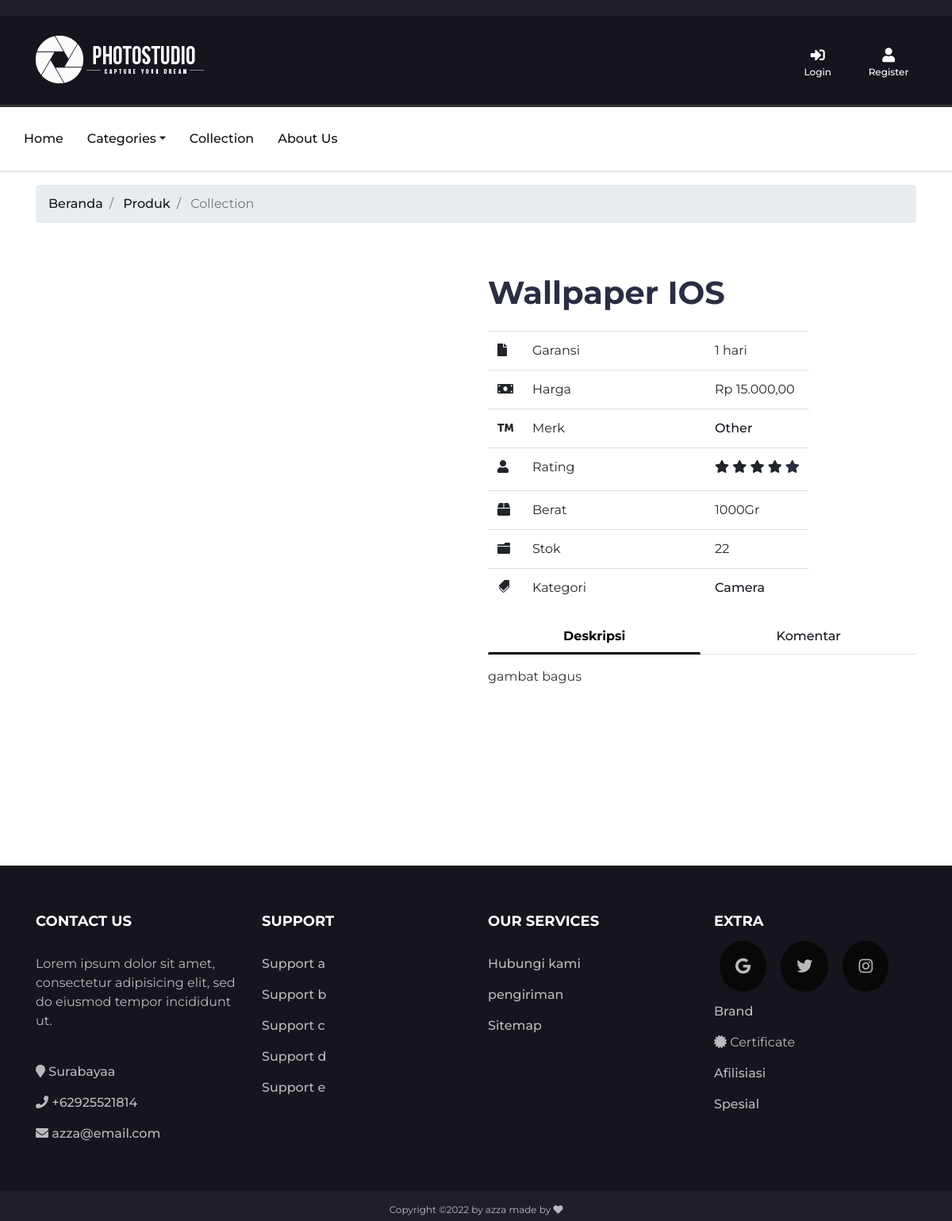
Page /Home.php?p=produk_detail&id_produk=24 on the committed database.
### tables this page shows
CREATE TABLE `tb_produk` (
  `id_produk` int(11) NOT NULL,
  `nama_produk` varchar(125) NOT NULL,
  `garansi_produk` varchar(125) NOT NULL,
  `berat_produk` int(11) NOT NULL,
  `harga_produk` int(11) NOT NULL,
  `id_kategori` int(15) NOT NULL,
  `id_merk` int(11) DEFAULT NULL,
  `deskripsi_produk` text NOT NULL,
  `stok_produk` int(15) NOT NULL,
  `diskon` int(11) DEFAULT NULL,
  `cover_produk` varchar(100) NOT NULL,
  `rating_produk` int(1) NOT NULL,
  `best_produk` enum('1','0') NOT NULL
);

CREATE TABLE `tb_merk` (
  `id_merk` int(11) NOT NULL,
  `judul_merk` varchar(45) DEFAULT NULL
);

CREATE TABLE `tb_kategori` (
  `id_kategori` int(15) NOT NULL,
  `judul_kategori` varchar(30) NOT NULL
);

### pageshome/produk_detail.php (the view, shortened to what this page needs)
<?php
$id_buku = $_GET['id_produk'];
$queryProduct = "SELECT produk.*, kat.*,merk.* FROM tb_produk produk INNER JOIN tb_kategori kat ON produk.id_kategori=kat.id_kategori join tb_merk merk on produk.id_merk = merk.id_merk
                     WHERE produk.id_produk=$id_buku";
$rsProduct = mysqli_query($konek, $queryProduct);
$row = mysqli_fetch_assoc($rsProduct);
?>
<div class="container">
<nav aria-label="breadcrumb">
  <ol class="breadcrumb align-items-center mt-3">
    <li class="breadcrumb-item"> <a href="home.php">Beranda</a></li>
    <li class="breadcrumb-item">  <a href="?p=buku&halaman=1">Produk</a></li>
    <li class="breadcrumb-item active" > Collection</li>
  </ol>
</nav>
</div>
<section class="section-wrap single-product ">
    <div class="container relative mb-5">
        <div class="row">
            <div class="col-sm-6 col-xs-12 mb-60">
                <div class="flickity  mfp-hover" id="gallery-main">
                    <div class="gallery-cell">
                    </div>
                </div>
            </div>
            <div class="col-sm-6 col-xs-12">
                <h1 class="mt-5 mb-4"><?php echo $row['nama_produk']; ?></h1>
                <div class="product_meta">
                    <table class="table table-hover table-responsive">
                        <tbody>
                            <tr>
                                <td width="5px"><i class="fa fa-file"></i></td>
                                <td>Garansi</td>
                                <td style="padding-left:150px"><?php echo $row['garansi_produk']; ?></span></td>
                            </tr>
                            <tr>
                                <td width="5px"><i class="fa fa-money"></i></td>
                                <td><span>Harga</td>
                                <td style="padding-left:150px"> <?php
                                                                $harga = number_format($row['harga_produk'], 2, ",", ".");
                                                                echo "Rp " . $harga;
                                                                ?></span></td>
                            </tr>
                            <tr>
                                <td width="5px"><i class="fa fa-trademark"></i></td>
                                <td><span>Merk</td>
                                <td style="padding-left:150px"><a href="?p=buku&id_merk=<?php echo $row['id_merk'] ?>&halaman=1" target="_blank">
                                        <?php echo $row['judul_merk']; ?></a></span></td>
                            </tr>
                            <tr>
                                <td width="5px"><i class="fa fa-user"></i></td>
                                <td><span>Rating</td>
                                <td style="padding-left:150px"> <?php
                                                                $x = $row['rating_produk'];
                                                                $j = 5 - $x;
                                                                for ($i = 0; $i < $x; $i++) {
                                                                ?>
                                        <span class="fa fa-star"></span>
                                    <?php }
                                                                for ($i = 0; $i < $j; $i++) { ?>
                                        <h4 class="fa fa-star" span>
                                        <?php } ?></span>
                                </td>
                            </tr>
                            <tr>
                                <td width="5px"><span class="fa fa-box"></span></td>
                                <td><span ">Berat</td>
                            <td style=" padding-left:150px"><?php echo $row['berat_produk']; ?>Gr</span></td>
                            </tr>
                            <tr>
                                <td width="5px"><span class="icon_folder-open"></span></td>
                                <td><span>Stok</td>
                                <td style="padding-left:150px"><?php echo $row['stok_produk']; ?></span></td>
                            </tr>
                            <tr>
                                <td width="5px"><span class="icon_tags"></span></td>
                                <td><span>Kategori</td>
                                <td style="padding-left:150px"><a href="?p=buku&id_kat=<?php echo $row['id_kategori'] ?>&halaman=1" target="_blank">
                                        <?php echo $row['judul_kategori']; ?></a></span></td>
                            </tr>
                        </tbody>
                    </table>
                    <div class="row">
                        <div class="col-md-12">
                            <div class="tabs tabs-bb">
                                <nav>
                                    <div class="nav nav-tabs nav-fill" id="nav-tab" role="tablist">
                                        <a class="nav-item nav-link active" id="nav-home-tab" data-toggle="tab" href="#tab-description" role="tab" aria-controls="nav-home" aria-selected="true">Deskripsi</a>
                                        <a class="nav-item nav-link" id="nav-contact-tab" data-toggle="tab" href="#tab-reviews" role="tab" aria-controls="nav-contact" aria-selected="false">Komentar</a>
                                    </div>
                                </nav>
                                <div class="tab-content">
                                    <div class="tab-pane fade show active" id="tab-description">
                                        <p align="justify">
                                            <?php echo htmlspecialchars_decode(stripcslashes($row['deskripsi_produk'])); ?>
                                        </p>
                                    </div>
                                </div>
                            </div>
                        </div>
                    </div>
                </div>
            </div>
        </div>
    </div>
</section>
<br><br><br>

### Home.php (shortened to what this page needs)
<!Doctype html>
<html>
<head>
    <link type="text/css" rel="stylesheet" href="css/bootstrap.min.css" />
    <link type="text/css" rel="stylesheet" href="css/style.css" />
    <link rel="stylesheet" href="css/font-icons.css" />
    <link rel="stylesheet" href="https://use.fontawesome.com/releases/v5.3.1/css/all.css">
    <link rel="stylesheet" href="https://use.fontawesome.com/releases/v5.3.1/css/all.css">
    <link href="https://cdnjs.cloudflare.com/ajax/libs/font-awesome/5.13.0/css/fontawesome.min.css" rel="stylesheet">
</head>
<body>
    <main>
        <?php
        include "inchome/navbarhome.php";
        if (isset($_GET["p"])) {
            $pages = "pageshome/" . $_GET["p"] . ".php";
            if (is_file($pages)) {
                include($pages);
            } else {
                include "pageshome/404.php";
            }
        } else {
            include "pageshome/dashboard.php";
        }
        include "inchome/footer.php";
        ?>
</body>
</html>

### inchome/navbarhome.php (shortened to what this page needs)
<header>
  <div id="header-atas"></div>
  <div id="main-header">
    <div class="container">
      <div class="row">
        <div class="col-md-9">
          <div class="header-logo">
            <a href="#" class="logo">
              <img src="./img/nav.png" alt="">
            </a>
          </div>
        </div>
        <div class="col-md-3 clearfix">
          <div class="header-ctn">
            <div>
              <a href="login.php">
                <i class="fa fa-sign-in-alt"></i>
                <span>Login</span>
              </a>
            </div>
            <div>
              <a href="register.php" onClick="return confirm ('Are you sure to register account ?')">
                <i class="fa fa-user"></i>
                <span>Register</span>
              </a>
            </div>
          </div>
        </div>
      </div>
    </div>
  </div>
  <nav id="navigation" class="navbar navbar-expand-md sticky-top">
    <div class="container">
      <div class="row">
        <div id="navbarCollapse" class="collapse navbar-collapse">
          <ul class="nav main-nav">
            <li class="nav-item">
              <a href="Home.php" class="nav-link">Home</a>
            </li>
            <li class="nav-item dropdown">
              <a href="#" class="nav-link dropdown-toggle" data-toggle="dropdown">Categories</a>
            </li>
            <li class="nav-item">
              <a href="?p=buku&halaman=1">Collection</a>
            </li>
            <li class="nav-item">
              <a href="?p=about">About Us</a>
            </li>
          </ul>
        </div>
      </div>
    </div>
  </nav>
</header>

### inchome/footer.php (shortened to what this page needs)
<footer id="footer">
    <div class="section">
      <div class="container">
        <div class="row">
          <div class="col-md-3">
            <div class="footer">
              <h3 class="footer-title">Contact Us</h3>
              <p>Lorem ipsum dolor sit amet, consectetur adipisicing elit, sed do eiusmod tempor incididunt ut.</p>
              <ul class="footer-links">
                <br>
                <li><a href="#"><i class="fa fa-map-marker"></i> Surabayaa</a></li>
                <li><a href="#"><i class="fa fa-phone"></i> +62925521814</a></li>
                <li><a href="#"><i class="fa fa-envelope"></i> azza@email.com</a></li>
              </ul>
            </div>
          </div>
          <div class="col-md-3">
            <div class="footer">
              <h3 class="footer-title">Support</h3>
              <ul class="footer-links">
                <li><a href="#">Support a</a></li>
                <li><a href="#">Support b</a></li>
                <li><a href="#">Support c</a></li>
                <li><a href="#">Support d</a></li>
                <li><a href="#">Support e</a></li>
              </ul>
            </div>
          </div>
          <div class="col-md-3">
            <div class="footer">
              <h3 class="footer-title">Our Services</h3>
              <ul class="footer-links">
                <li><a href="#">Hubungi kami</a></li>
                <li><a href="#">pengiriman</a></li>
                <li><a href="#">Sitemap</a></li>
              </ul>
            </div>
          </div>
          <div class="col-md-3">
            <div class="footer">
              <h3 class="footer-title">Extra</h3>
              <ul class="footer-links">
                <ul class="social-network social-circle">
                  <li><a href="#" class="icon-social" title="Facebook"><i class="fab fa-google"></i></a></li>
                  <li><a href="#" class="icon-social" title="Linkedin"><i class="fab fa-twitter"></i></a></li>
                  <li><a href="#" class="icon-social" title="Linkedin"><i class="fab fa-instagram"></i></a></li>
                </ul>
                <ul class="footer-links" style="margin-top:30px">
                  <li><a href="#">Brand</a></li>
                  <li><a href="#"><i class="fa fa-certificate" aria-hidden="true"></i></a> Certificate</li>
                  <li><a href="#">Afilisiasi</a></li>
                  <li><a href="#">Spesial</a></li>
                </ul>
            </div>
          </div>
        </div>
      </div>
    </div>
    <div id="bottom-footer" class="section">
      <div class="container">
        <div class="row">
          <div class="col-md-12 text-center ">
            <span class="copyright ">
              Copyright &copy; by azza made by <i class="fa fa-heart" aria-hidden="true"></i></a>
            </span>
          </div>
        </div>
      </div>
    </div>
  </footer>
</body>

### css/style.css (style rules this page uses)
body { font-family: 'Montserrat', sans-serif; font-weight: 400; color: #333; }
h1, h2, h3, h4, h5, h6 { color: #2B2D42; font-weight: 700; margin: 0 0 10px; }
ul, ol { margin: 0; padding: 0; list-style: none; }
a { color: #15161D; font-weight: 500; text-decoration: none; }
#header-atas { background-color: #1E1F29; padding-top: 10px; padding-bottom: 10px; }
#main-header { background-color: #15161D; padding-top: 25px; padding-bottom: 15px; }
.header-logo { float: left; }
.header-logo .logo img { display: block; }
.header-ctn { float: right; padding: 15px 0px; }
.header-ctn>div { display: inline-block; }
.header-ctn>div+div { margin-left: 15px; }
.header-ctn>div>a { display: block; position: relative; width: 70px; text-align: center; color: #FFF; }
.header-ctn>div>a>i { display: block; font-size: 18px; }
.header-ctn>div>a>span { font-size: 12px; }
#navigation { background: #FFF; border-bottom: 2px solid #E4E7ED; border-top: 3px solid #333; }
nav { margin: auto; text-align: center; width: 100%; }
nav ul { padding: 0 20px; list-style: none; position: relative; display: inline-table; width: 100%; }
nav ul li { float: left; }
nav ul li a { display: block; padding: 25px; color: #101010; text-decoration: none; }
.main-nav>li+li { margin-left: 30px }
.main-nav>li>a { padding: 20px 0px; }
.section { padding-top: 30px; padding-bottom: 30px; }
#footer { background: #15161D; color: #B9BABC; margin-top: 90px; }
#bottom-footer { background: #1E1F29; padding-top: 15px; padding-bottom: 5px; }
.footer { margin: 30px 0px; }
.footer .footer-title { color: #FFF; text-transform: uppercase; font-size: 18px; margin: 0px 0px 30px; }
.footer-links li+li { margin-top: 15px; }
.footer-links li a { color: #B9BABC; }
.copyright { display: block; font-size: 12px; text-align: center; }
ul.social-network { list-style: none; display: inline; margin-left: 0 !important; padding: 0; }
ul.social-network li { display: inline; margin: 0 5px; }
.icon-social { padding: 20px; font-size: 20px; width: 20px; text-align: center; text-decoration: none; margin: 4px 2px; border-radius: 50%; }
.icon-social { background: rgb(8, 8, 8); }
.project-tab #tabs .nav-tabs .nav-item.show .nav-link, .nav-tabs .nav-link.active { color: #000; background-color: transparent; border-color: transparent transparent #f3f3f3; border-bottom: 3px solid !important; font-size: 16px; font-weight: bold; }
#gallery-main .gallery-cell { margin-bottom: 10px; }
.gallery-cell, #gallery-main img { width: 100%; }

### rows in the picture
tb_produk: nama_produk "Wallpaper IOS", garansi_produk "1 hari", harga_produk "15.000,00", id_merk.judul_merk "Other", rating_produk 4 (drawn), berat_produk "1000", stok_produk "22", id_kategori.judul_kategori "Camera", deskripsi_produk "gambat bagus"
